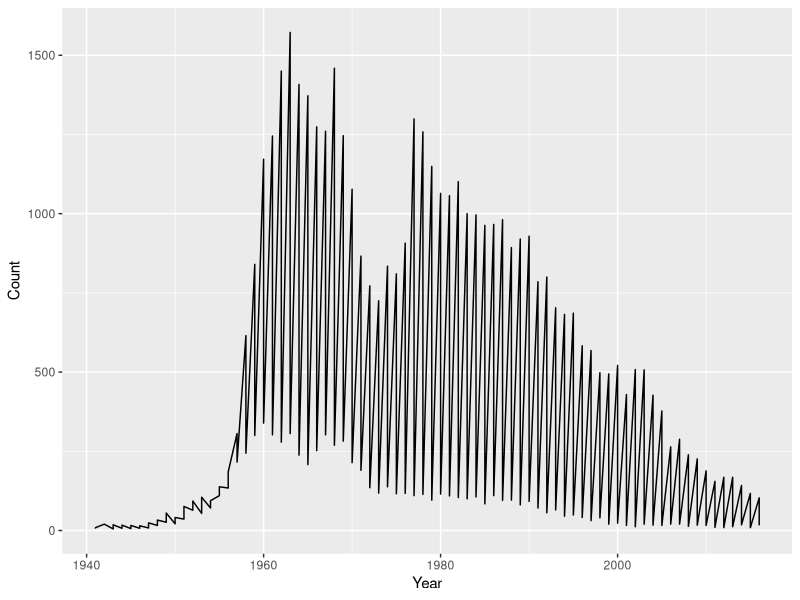
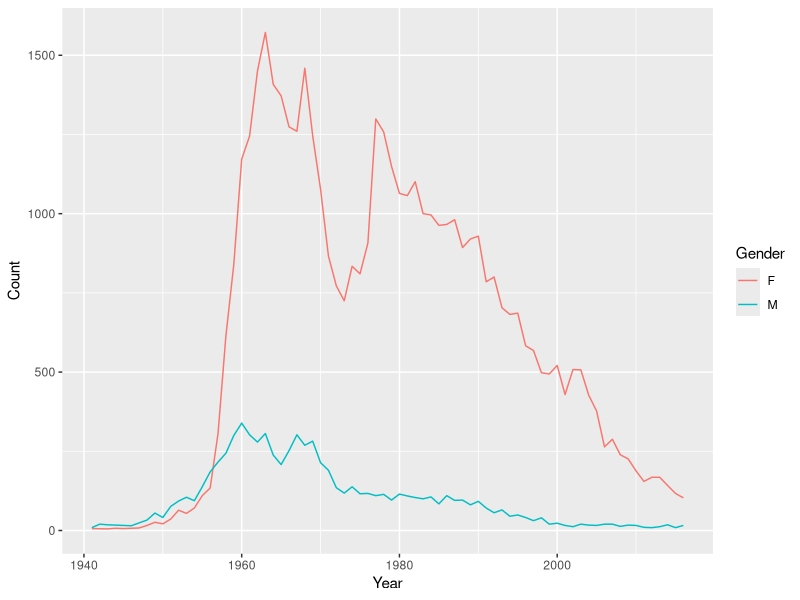
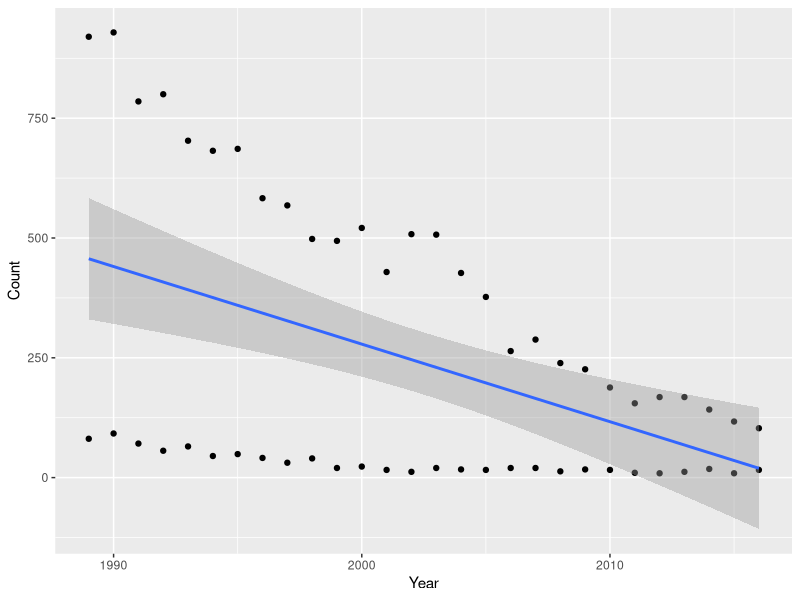
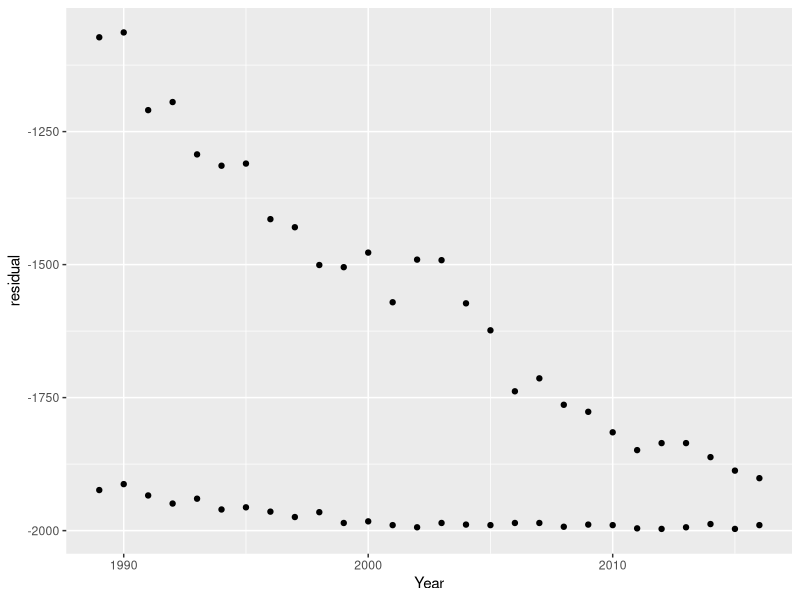
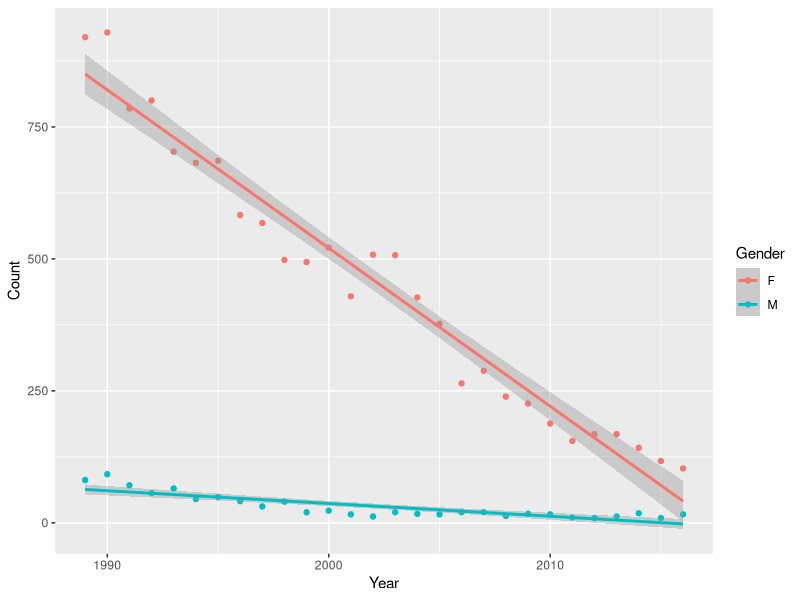
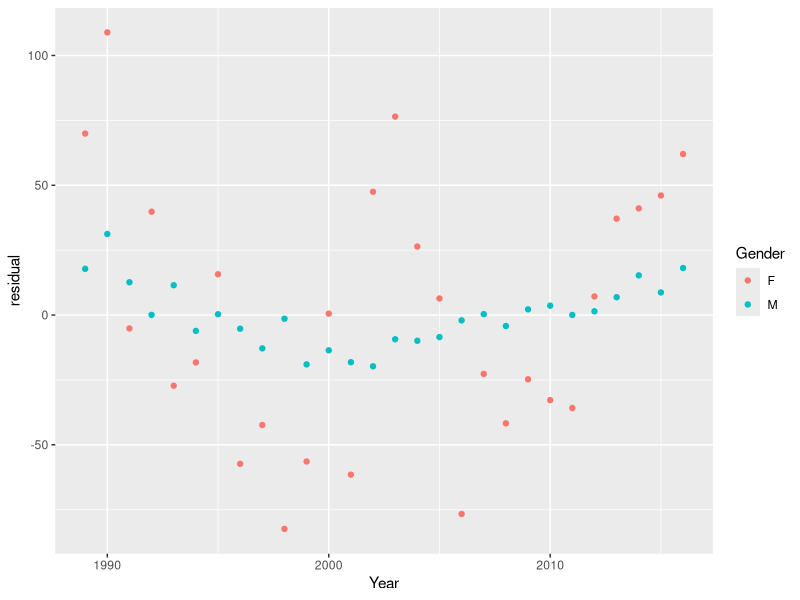

Write R code to recreate these figures, in order.
## ---- chunk 1
knitr::opts_chunk$set(eval = FALSE)
library(tidyverse)
library(readr)
## ---- chunk 2

# kellys = read.csv("kellys_ca.txt")
kellys <- read_delim("Babyname_Datasets/kellys_ca.txt", " ")

## ---- chunk 3
# change chunk name from "plot" to "line_plot"
ggplot(kellys, aes(x = Year, y = Count)) + geom_line()

## ---- chunk 4
# change chunk name from "plot" to "line plot by gender" to be more descriptive
ggplot(kellys, aes(x = Year, y = Count, color = Gender)) + geom_line()

## ---- chunk 5
kellys_89 <- kellys %>%
  filter(Year >= 1989)
## ---- chunk 6
my_model <- lm(Year ~ Count, kellys_89)
# no data is specified so i added that AFTER the formula
## recall this syntax from t.test!

summary(my_model)
## ---- chunk 7
# change chunk name from plot to "linear model"
ggplot(kellys_89, aes(x = Year, y = Count)) +
  geom_point() + 
  stat_smooth(method = "lm")

## ---- chunk 8
library(modelr)
## Hint: Look at the documentation for add_predictions

kellys_89 <- kellys_89 %>%        # assigned the mutated kellys_89 to kellys_89 to use, moving forward
  add_predictions(my_model) %>%
  mutate(residual = Count - pred) # added mutate around residual = Count - pred

ggplot(kellys_89, aes(x = Year, y = residual)) + geom_point()
## ---- chunk 9
my_model_2 <- lm(Count ~ Year*Gender, data = kellys_89)

summary(my_model_2)

ggplot(kellys_89, aes(x = Year, y = Count, color = Gender)) + geom_point() + stat_smooth(method = "lm")

kellys_89 <- kellys_89 %>% add_predictions(my_model_2) %>% # no data set was assigned to be piped
  mutate(
    residual = Count - pred
  )

ggplot(kellys_89, aes(x = Year, y = residual, color = Gender)) + geom_point()
